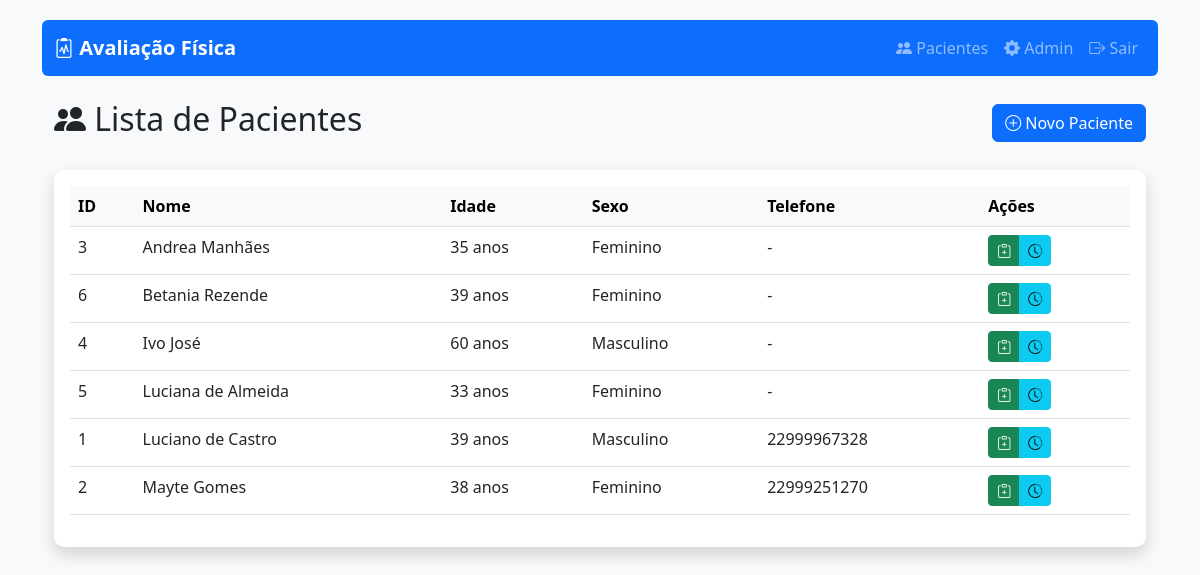
The app's page /pacientes/ (signed in), older data.
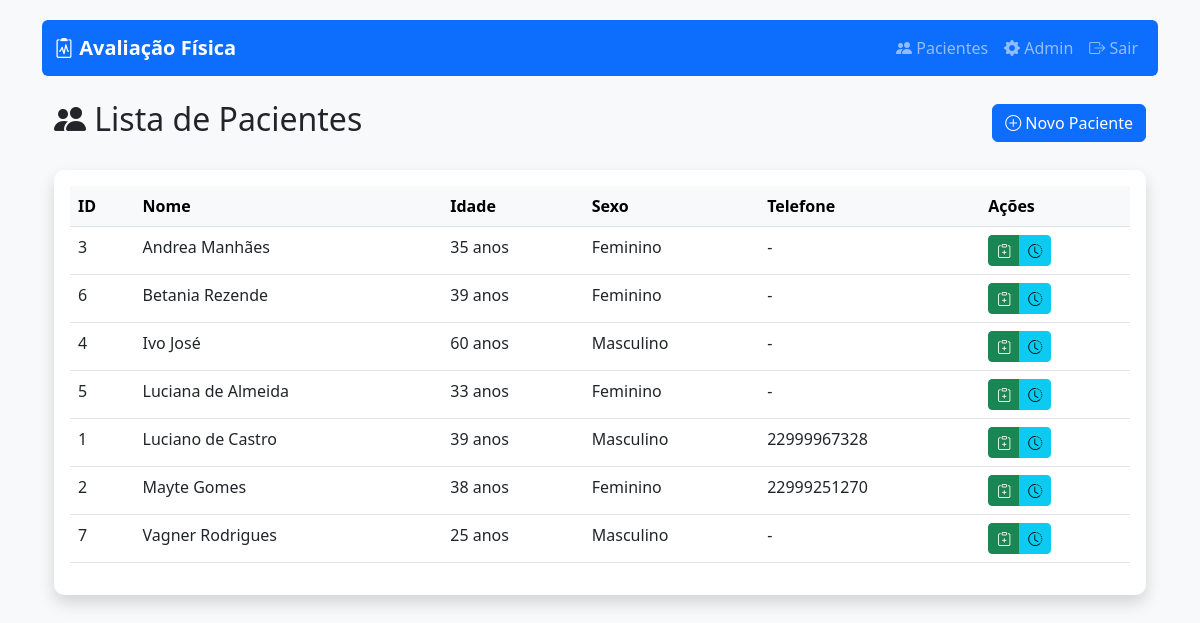
The same page, newer data.
### avaliacao/models.py (models this page shows, shortened)
class Paciente(models.Model):
    SEXO_CHOICES = [('M', 'Masculino'), ('F', 'Feminino')]
    nome = models.CharField(max_length=100)
    sexo = models.CharField(max_length=1, choices=SEXO_CHOICES)
    data_nascimento = models.DateField()
    telefone = models.CharField(max_length=15, blank=True)
    email = models.EmailField(blank=True)
    observacoes = models.TextField(blank=True)
    @property
    def idade(self):
        hoje = date.today()
        return hoje.year - self.data_nascimento.year - (
            (hoje.month, hoje.day) < (self.data_nascimento.month, self.data_nascimento.day)
        )

### avaliacao/views.py (the view)
# urls.py: path('pacientes/', views.lista_pacientes, name='lista_pacientes'),
@login_required
def lista_pacientes(request):
    pacientes = Paciente.objects.all().order_by('nome')
    return render(request, 'avaliacao/lista_pacientes.html', {
        'pacientes': pacientes,
        'titulo': 'Lista de Pacientes'
    })

### avaliacao/templates/avaliacao/lista_pacientes.html (shortened to what this page needs)
{% extends 'avaliacao/base.html' %}
{% block content %}
<div class="container mt-4">
    <div class="d-flex justify-content-between align-items-center mb-4">
        <h2><i class="bi bi-people-fill"></i> Lista de Pacientes</h2>
        <a href="{% url 'avaliacao:novo_paciente' %}" class="btn btn-primary">
            <i class="bi bi-plus-circle"></i> Novo Paciente
        </a>
    </div>
    <div class="card shadow">
        <div class="card-body">
            <div class="table-responsive">
                <table class="table table-hover">
                    <thead class="table-light">
                        <tr>
                            <th>ID</th>
                            <th>Nome</th>
                            <th>Idade</th>
                            <th>Sexo</th>
                            <th>Telefone</th>
                            <th>Ações</th>
                        </tr>
                    </thead>
                    <tbody>
                        {% for paciente in pacientes %}
                        <tr>
                            <td>{{ paciente.id }}</td>
                            <td>{{ paciente.nome }}</td>
                            <td>{{ paciente.idade }} anos</td>
                            <td>{{ paciente.get_sexo_display }}</td>
                            <td>{{ paciente.telefone|default:"-" }}</td>
                            <td>
                                <div class="btn-group" role="group">
                                    <a href="{% url 'avaliacao:nova_avaliacao' paciente.id %}"
                                       class="btn btn-sm btn-success"
                                       title="Nova Avaliação">
                                        <i class="bi bi-clipboard-plus"></i>
                                    </a>
                                    <a href="{% url 'avaliacao:historico_avaliacoes' paciente.id %}"
                                       class="btn btn-sm btn-info"
                                       title="Ver Histórico">
                                        <i class="bi bi-clock-history"></i>
                                    </a>
                                </div>
                            </td>
                        </tr>
                        {% empty %}
                        <tr>
                            <td colspan="6" class="text-center text-muted">
                                Nenhum paciente cadastrado ainda.
                            </td>
                        </tr>
                        {% endfor %}
                    </tbody>
                </table>
            </div>
        </div>
    </div>
</div>
{% endblock %}

Row changes from the older to the newer data that the page shows:
added Paciente: id "7", nome "Vagner Rodrigues", idade "25", sexo "Masculino", telefone "-"
